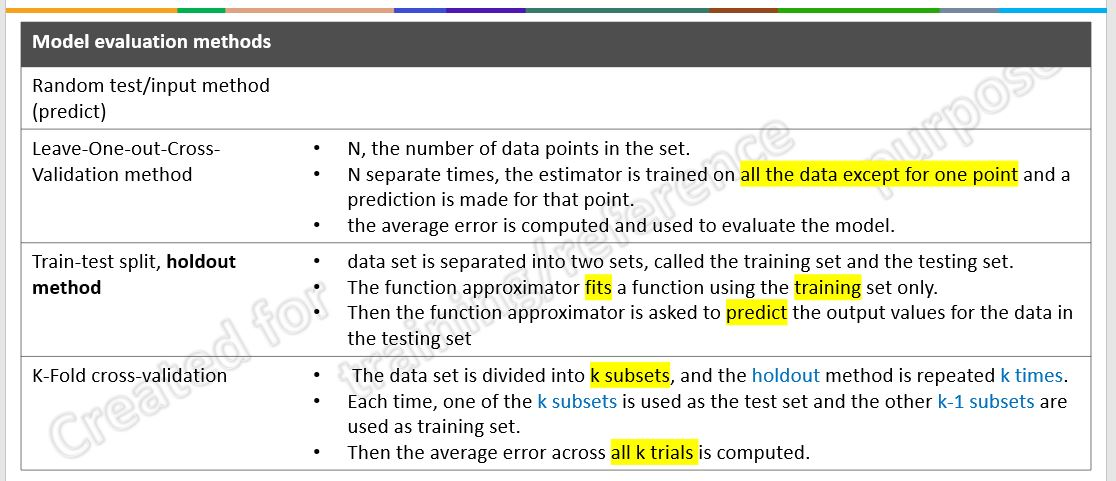
#> input picture PythonCore/Images/ML-eval-06.JPG, 1116 x 481 px
$ jupyter execute --allow-errors 25-FileHandling_01.ipynb   (shell and % lines are left out)
#> lines starting #> are read from the running program, lines starting #| are printed output that depends on the picture
-----------------
## File handling
-------------------
- in a large software application where they process a large number of data, then we cannot expect those data to be stored in a variable.

- As files are written in data, are stored permanently and using python we will handle these files in our applications.

#### Types Of File in Python
There are 2 types of files in Python and each of them are explained below in detail with examples for your easy understanding.

- Binary file
- Text file

1. `Binary files` in Python - Most of the files that we see in our computer system are called binary files.

    - Document files: .pdf, .doc, .xls etc.
    - Image files: .png, .jpg, .gif, .bmp etc.
    - Video files: .mp4, .3gp, .mkv, .avi etc.
    - Audio files: .mp3, .wav, .mka, .aac etc.
    - Database files: .mdb, .accde, .frm, .sqlite etc.
    - Archive files: .zip, .rar, .iso, .7z etc.
    - Executable files: .exe, .dll, .class etc.

All binary files follow a `specific format`. We can open some binary files in the normal text editor but we can’t read the content present inside the file. That’s because all the binary files will be `encoded` in the binary format

> For handling such binary files we need a specific type of software to open it.

2. `Text files` in Python
- Text files don’t have any specific encoding and it can be opened in normal text editor itself.

    - Web standards: html, XML, CSS, JSON etc.
    - Source code: c, app, js, py, java etc.
    - Documents: txt, tex, RTF etc.
    - Tabular data: csv, tsv etc.
    - Configuration: ini, cfg, reg etc.

3. Python File Handling Operations
- Most importantly there are 4 types of operations that can be handled by Python on files:

    - Open
    - Read
    - Write
    - Close

- Other operations include:

    - Rename
    - Delete

--------
#### Create and Open a File
-------

**Syntax:**

    file_object = open(file_name, `mode`)

The `mode` in the open function syntax will tell Python as what operation we want to do on a file.

- For text file

    - ‘r’ – Read Mode: Read mode is used only to read data from the file.
    - ‘w’ – Write Mode: This mode is used when you want to write data into the file or modify it. Remember write mode overwrites the data present in the file.
    - ‘a’ – Append Mode: Append mode is used to append data to the file. Remember data will be appended at the end of the file pointer.
    - ‘r+’ – Read or Write Mode: This mode is used when we want to write or read the data from the same file.
    - ‘a+’ – Append or Read Mode: This mode is used when we want to read data from the file or append the data into the same file.

> Note: The above-mentioned modes are for opening, reading or writing `text files only`.

- While using `binary files`, we have to use the same modes with the letter ‘b’ at the end. So that Python can understand that we are interacting with binary files.

    - ‘wb’ – Open a file for write only mode in the binary format.
    - ‘rb’ – Open a file for the read-only mode in the binary format.
    - ‘ab’ – Open a file for appending only mode in the binary format.
    - ‘rb+’ – Open a file for read and write only mode in the binary format.
    - ‘ab+’ – Open a file for appending and read-only mode in the binary format.


**Example 1:** - open a text file in read-write mode

fo = open('file_handling.txt', 'r+')

**Example 2:** - open a PNG file in binary mode

#> (a cell that did not finish here is left out)

--------------------
#### Read From File
----------------------
- In order to read a file in python, we must open the file in `read` mode.

- There are 3 ways in which we can read the files in python.

    - read([n])
    - readline([n])
    - readlines()

Here, n is the number of bytes to be read.

#> (a cell that did not finish here is left out)

reads first 5 chars

#> (a cell that did not finish here is left out)

starts reading from the above read position in the text file

#> (a cell that did not finish here is left out)

**Example 4:**

#> (a cell that did not finish here is left out)

This function returns the `first 2 characters` of the next line.

#> (a cell that did not finish here is left out)

**reads line by line**

#> (a cell that did not finish here is left out)

**read all the lines**

#> (a cell that did not finish here is left out)

**Example : 5** - Reading a specific line from a File

[cell 9]
line_number = 5

#> (the rest of this cell did not finish here and is left out)

**Example: 6**

#> (a cell that did not finish here is left out)

#> (a cell that did not finish here is left out)

#> (a cell that did not finish here is left out)

-------------------
#### `Image` file handling
-------------------

[cell 13]
from PIL import Image, ImageDraw, ImageFont
from IPython.display import display

import matplotlib.pyplot as plt

import numpy as np

[cell 14]
location1 = 'Images/ML-eval-06.JPG'
location2 = 'Images/NLP-topic-model-analysis-00.JPG'

[cell 15]
im1 = Image.open(location1)
#> im1 is the input picture: PIL image 1116x481 RGB; mean R, G, B 223.4, 223.9, 217.7
im2 = Image.open(location2)
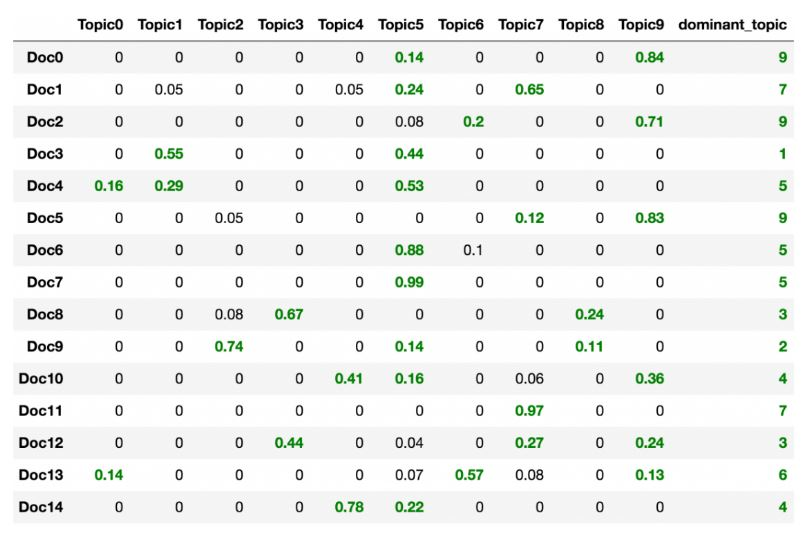
#> input picture PythonCore/Images/NLP-topic-model-analysis-00.JPG, 812 x 538 px
#> im2 is the input picture: PIL image 812x538 RGB; mean R, G, B 240.3, 241.7, 240.3

#### properties of the image

- The __format__ attribute identifies the source of an image. If the image was not read from a file, it is set to None.

- The __size__ attribute is a 2-tuple containing width and height (in pixels).

- The __mode__ attribute defines the number and names of the bands in the image, and also the pixel type and depth. Common modes are
    - “L” (luminance) for greyscale images,
    - “RGB” for true color images, and
    - “CMYK” for pre-press images.

[cell 16]
im1.format, im1.size, im1.mode
#> Out = ('JPEG', (1116, 481), 'RGB')

[cell 17]
im2.format, im2.size, im2.mode
#> Out = ('JPEG', (812, 538), 'RGB')

#### displaying

[cell 18]
im1.show()

[cell 19]
import matplotlib.pyplot as plt

[cell 20]
plt.figure(figsize=(6,3))
#> (this line was passed over: IPython is not available in this run)

[cell 21]
plt.figure(figsize=(12, 5))
#> (this line was passed over: IPython is not available in this run)

# Defines the first subplot in a 1-row, 2-column grid (denoted by "12"). 121 means it's the 1st subplot in the grid.

plt.subplot(121)
#> (this line was passed over: IPython is not available in this run)
plt.imshow(im1)
#> (this line was passed over: IPython is not available in this run)

# Defines the second subplot in the 1-row, 2-column grid (denoted by "12").122 means it's the 2nd subplot in the grid.
plt.subplot(122)
#> (this line was passed over: IPython is not available in this run)
plt.imshow(im2);
#> (this line was passed over: IPython is not available in this run)

[cell 22]
display(im1)

#### saving

[cell 23]
im1.save('im_saved.jpg')

#### cropping

[cell 24]
box    = (100, 100, 400, 400)
region = im1.crop(box)
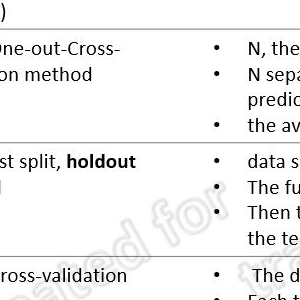
#> region: PIL image 300x300 RGB; min 0, max 255, mean 242

The region is defined by a 4-tuple, where coordinates are (left, upper, right, lower).

The Python Imaging Library uses a coordinate system with (0, 0) in the __upper left corner__.

Also note that coordinates refer to positions between the pixels, so the region in the above example is exactly 300x300 pixels.

[cell 25]
plt.imshow(region);
#> (this line was passed over: IPython is not available in this run)
